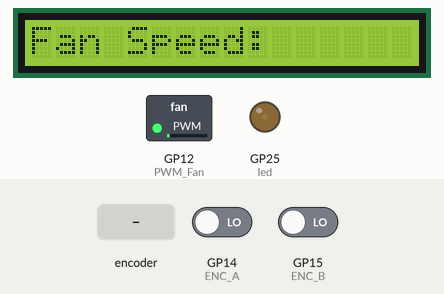
Bench run of a program on a simulated Raspberry Pi Pico running MicroPython. Shown: 16×1 character LCD, switched loads named in the program (green lamp = pin HIGH), output pins drawn as LEDs (lit = HIGH). The test bench sets the inputs (shaded band); at power-on: GP14 (ENC_A) LOW, GP15 (ENC_B) LOW. Pins used as bus, display or sensor lines are not drawn.

Above: at 1.3 s.
1.4 s: rotary encoder on GP14 (ENC_A) / GP15 (ENC_B) turned 1 step (first pin leading)
Timing chart, 0 to 4.4 s (numbered marks = the images above; inputs shaded):
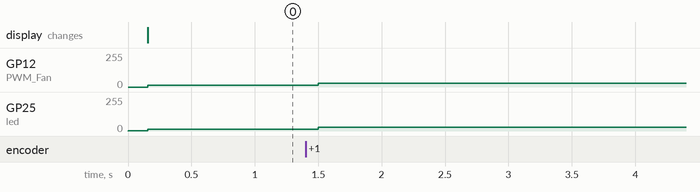

The program:

main.py
```python
from machine import Pin, PWM
import machine
import time
import random
from lcd import *

# Led
led = PWM(Pin(25))
led.freq(10)
led.duty_u16(300)

# Encoder
ENC_A = Pin(14, Pin.IN, Pin.PULL_DOWN)
ENC_B = Pin(15, Pin.IN, Pin.PULL_DOWN)
reset = Pin(13, Pin.IN, Pin.PULL_DOWN)

# Fan PWM
PWM_Fan = PWM(Pin(12))
PWM_Fan.freq(25000)

# LCD Object and pin definition
LCD = lcd(RS=17, RW=1, EN=16, D4=18, D5=19, D6=20, D7=21, COL=20, ROW=4)

# LCD Initializing
LCD.init()

# LCD Clear
LCD.clrscr()

# Write down label
LCD.pos_puts(0, 0, "Fan Speed:")
speed = 3930

prev_val = True
while True:
    # LCD.pos_puts(11, 0, "%d" % adc.read_u16())
    if prev_val == False and ENC_A.value() == True:
        speed += 655 * 5
    elif prev_val == False and ENC_B.value() == True:
        speed -= 655 * 5

    if ENC_A.value() == True or ENC_B.value() == True:
        prev_val = True
    else:
        prev_val = False

    LCD.pos_puts(5, 1, "%d  " % int((speed / 65535) * 100) )
    LCD.pos_puts(8, 1, "%")
    if speed > 65535:
        speed = 65535

    if speed < 0:
        speed = 0

    if reset.value() == True:
        speed = 3930

    PWM_Fan.duty_u16(speed)
    led.duty_u16(speed)
    
```

lcd.py
```python
######################################################################################
# Title   :  HD44780 LCD Library(4Bit) for Raspberry pi Pico
# Author  :  Bardia Alikhan Afshar <bardia.a.afshar@gmail.com>
# Language:  Python
# Hardware:  Raspberry pi pico
#####################################################################################
from machine import Pin
import utime
import time


class lcd():
    LCD_CLR = 0x01  # Screen Clear Command Address
    LCD_DISP_ON = 0x0C  # Screen On Command Address
    LCD_DISP_OFF = 0x08  # Screen Off Command Address
    LCD_BLINK_ON = 0x0D  # Cursor Blink On Command Address
    LCD_BLINK_OFF = 0x0C  # Cursor Blink Off Command Address
    LCD_CURSOR_ON = 0x0E  # Cursor On Command Address
    LCD_CURSOR_OFF = 0x0C  # Cursor Off Command Address
    LCD_2LINE = 0x08  # Address for More Than 2 Line LCDs (For Example 4*20)
    Xcurrent = 0  # Cursor X Position
    Ycurrent = 0  # Cursor Y Position

    def __init__(self, RS=0, RW=1, EN=2, D4=3, D5=4, D6=5, D7=6, COL=16, ROW=2):
        # LCD Default Pins
        self.RS = Pin(RS, Pin.OUT)
        self.RW = Pin(RW, Pin.OUT)
        self.EN = Pin(EN, Pin.OUT)
        self.D4 = Pin(D4, Pin.OUT)
        self.D5 = Pin(D5, Pin.OUT)
        self.D6 = Pin(D6, Pin.OUT)
        self.D7 = Pin(D7, Pin.OUT)
        self.COL = COL
        self.ROW = ROW
        self.delay = 15

    # A pluse for EN Pin
    def E_Blink(self):
        self.EN.value(1)
        utime.sleep_us(self.delay)
        self.EN.value(0)
        utime.sleep_us(self.delay)

    # Command Data Transfer Function(4Bit Mode)
    def command4bit(self, cmd):
        self.D4.value((cmd & 0x01) >> 0)
        self.D5.value((cmd & 0x02) >> 1)
        self.D6.value((cmd & 0x04) >> 2)
        self.D7.value((cmd & 0x08) >> 3)
        self.E_Blink()

    # Command Data Transfer Function
    def command(self, cmd):
        self.RS.value(0)
        self.command4bit(cmd >> 4)
        self.command4bit(cmd & 0x0F)
        utime.sleep_ms(5)

    # Sends RAW DATA to LCD
    def write_data(self, data):
        self.RS.value(1)
        self.command4bit(data >> 4)
        self.command4bit(data & 0x0F)
        utime.sleep_ms(5)

    # Display On Function
    def DspOn(self):
        self.command(self.LCD_DISP_ON)

    # Display Off Function
    def DspOff(self):
        self.command(self.LCD_DISP_OFF)

    # Blink On Function
    def BlinkOn(self):
        self.command(self.LCD_BLINK_ON)

    # Blink Off Function
    def BlinkOff(self):
        self.command(self.LCD_BLINK_OFF)

    # Cursor On Function
    def CursorOn(self):
        self.command(self.LCD_CURSOR_ON)

    # Cursor Off Function
    def CursorOff(self):
        self.command(self.LCD_CURSOR_OFF)

    # Screen Clear Function
    def clrscr(self):
        self.command(self.LCD_CLR)
        utime.sleep_ms(1)

    # Cursor Position set Function
    def gotoxy(self, x, y):
        row_addr = [0x00, 0x40, 0x14, 0x54]
        if (y >= self.ROW):
            y = 0
        Xcurrent = x
        Ycurrent = y
        self.command(0x80 | (x + row_addr[y]))

    # Initializing Function for LCD
    def init(self):
        FuncCnTrL = 0
        utime.sleep_ms(1)
        self.gotoxy(0, 0)
        # Changing Address if --> LCD Rows>2 Line
        if (self.ROW > 1):
            FuncCnTrL |= self.LCD_2LINE
        # Starts Commands to set LCD in 4Bit Interface
        self.command4bit(0x03)
        utime.sleep_ms(5)
        self.command4bit(0x03)
        utime.sleep_ms(5)
        self.command4bit(0x03)
        utime.sleep_ms(5)
        self.command4bit(0x02)
        utime.sleep_ms(5)
        # Turns Displays on - No Cursor - No Blinking - Position 0,0 - Default Font
        self.command(0x20 | FuncCnTrL)
        self.command(0x08 | 0x04)
        self.clrscr()
        self.command(0x04 | 0x02)
        utime.sleep_ms(5)

    # Puts String on LCD
    def puts(self, string):

        for x in string:
            self.write_data(ord(x))

    # Puts String on X,Y Position
    def pos_puts(self, x, y, string):
        self.gotoxy(x, y)
        self.puts(string)
```

Measured:
- after the input at 1.4 s, GP12 (PWM_Fan), GP25 (led): 15/255 → 28/255 after 0.10 s
